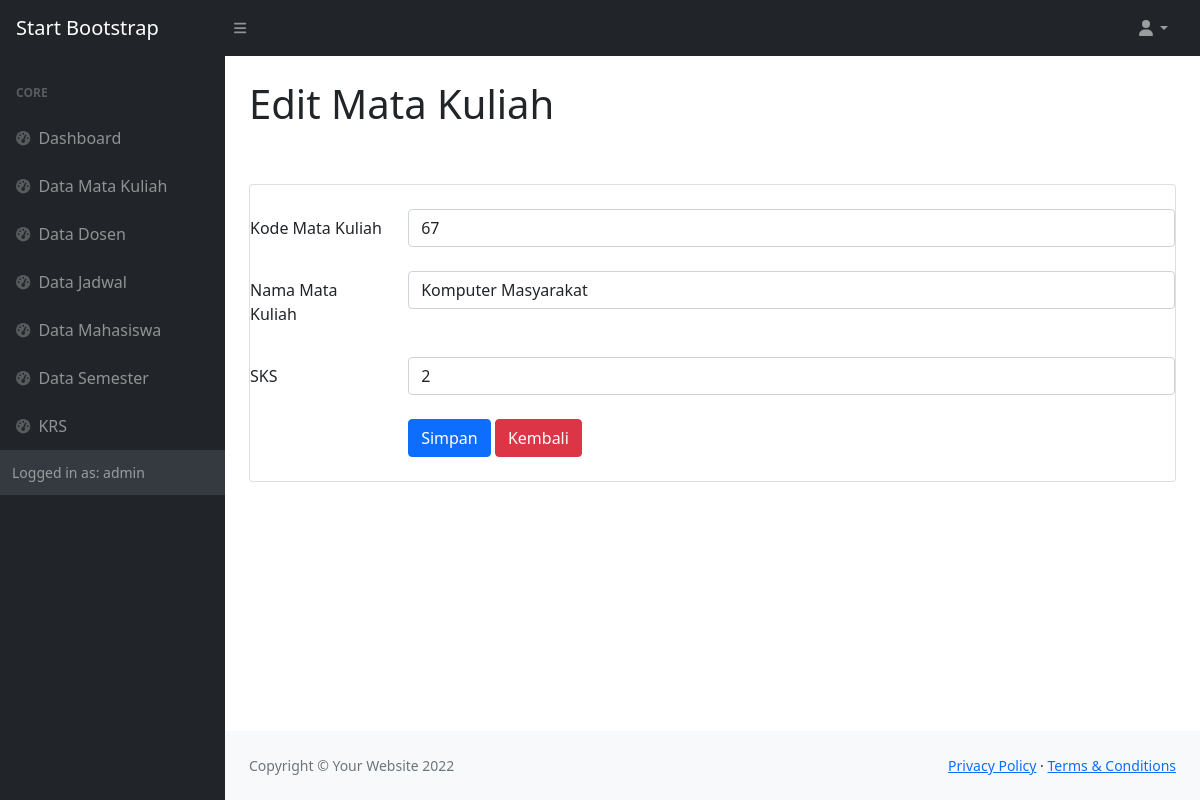
The app's page /pelatihanujikom/matkul/edit.php?kd_matkul=67 (signed in) with its own data.
### tables this page shows
CREATE TABLE `tbl_matkul` (
  `kd_matkul` int(11) NOT NULL,
  `nama` varchar(50) NOT NULL,
  `sks` int(11) NOT NULL
);

### pelatihanujikom/koneksi.php (called while the page is built, shortened)
<?php
class koneksi{
   public $koneksi;
   function __construct(){
       $this->koneksi=mysqli_connect("localhost","root","","db_pelatihan27");
   }
 	function get_matkulById($kd_matkul){
       $data=$this->koneksi->query("select * from tbl_matkul where kd_matkul='$kd_matkul'");
       return $data;
   }
}
 $data=new koneksi();

### pelatihanujikom/matkul/edit.php (the view, shortened to what this page needs)
<?php
include '../koneksi.php';
$kd_matkul = $_GET['kd_matkul'];
$matkulByID = $data->get_matkulById($kd_matkul)->fetch_assoc();
?>
<!DOCTYPE html>
<html lang="en">
<head>
    <link href="https://cdn.jsdelivr.net/npm/simple-datatables@latest/dist/style.css" rel="stylesheet" />
    <link href="../css/styles.css" rel="stylesheet" />
</head>
<body class="sb-nav-fixed">
    <nav class="sb-topnav navbar navbar-expand navbar-dark bg-dark">
        <a class="navbar-brand ps-3" href="index.html">Start Bootstrap</a>
        <button class="btn btn-link btn-sm order-1 order-lg-0 me-4 me-lg-0" id="sidebarToggle" href="#!"><i class="fas fa-bars"></i></button>
        <ul class="navbar-nav ms-auto ms-md-0 me-3 me-lg-4">
            <li class="nav-item dropdown">
                <a class="nav-link dropdown-toggle" id="navbarDropdown" href="#" role="button" data-bs-toggle="dropdown" aria-expanded="false"><i class="fas fa-user fa-fw"></i></a>
            </li>
        </ul>
    </nav>
    <div id="layoutSidenav">
        <div id="layoutSidenav_nav">
            <nav class="sb-sidenav accordion sb-sidenav-dark" id="sidenavAccordion">
                <div class="sb-sidenav-menu">
                    <div class="nav">
                        <div class="sb-sidenav-menu-heading">Core</div>
                        <a class="nav-link" href="index.php">
                            <div class="sb-nav-link-icon">
                                <i class="fas fa-tachometer-alt"></i>
                            </div>
                            Dashboard
                        </a>
                        <a class="nav-link" href="../matkul">
                            <div class="sb-nav-link-icon">
                                <i class="fas fa-tachometer-alt"></i>
                            </div>
                            Data Mata Kuliah
                        </a>
                        <a class="nav-link" href="index.html">
                            <div class="sb-nav-link-icon">
                                <i class="fas fa-tachometer-alt"></i>
                            </div>
                            Data Dosen
                        </a>
                        <a class="nav-link" href="index.html">
                            <div class="sb-nav-link-icon">
                                <i class="fas fa-tachometer-alt"></i>
                            </div>
                            Data Jadwal
                        </a>
                        <a class="nav-link" href="index.html">
                            <div class="sb-nav-link-icon">
                                <i class="fas fa-tachometer-alt"></i>
                            </div>
                            Data Mahasiswa
                        </a>
                        <a class="nav-link" href="index.html">
                            <div class="sb-nav-link-icon">
                                <i class="fas fa-tachometer-alt"></i>
                            </div>
                            Data Semester
                        </a>
                        <a class="nav-link" href="index.html">
                            <div class="sb-nav-link-icon">
                                <i class="fas fa-tachometer-alt"></i>
                            </div>
                            KRS
                        </a>
                        <div class="sb-sidenav-footer">
                            <div class="small">Logged in as: <?php echo $_SESSION['username'] ?> </div>
                        </div>
            </nav>
        </div>
        <div id="layoutSidenav_content">
            <main>
                <div class="container-fluid px-4">
                    <h1 class="mt-4">Edit Mata Kuliah</h1>
                    <br>
                    <br>
                    <div class="card mb-4">
                        <form action="#" method="post">
                            <form>
                                <br>
                                <div class="form-group row">
                                    <label class="col-sm-2 col-form-label">Kode Mata Kuliah</label>
                                    <div class="col-sm-10">
                                        <input type="text" class="form-control" name="kd_matkul" value="<?php echo $matkulByID['kd_matkul'] ?>" placeholder="Username">
                                    </div>
                                </div>
                                <br>
                                <div class="form-group row">
                                    <label class="col-sm-2 col-form-label">Nama Mata Kuliah</label>
                                    <div class="col-sm-10">
                                        <input type="text" class="form-control" name="nama_matkul" value="<?php echo $matkulByID['nama'] ?>" placeholder="Username">
                                    </div>
                                </div>
                                <br>
                                <div class="form-group row">
                                    <label class="col-sm-2 col-form-label">SKS</label>
                                    <div class="col-sm-10">
                                        <input type="text" class="form-control" name="sks" value="<?php echo $matkulByID['sks'] ?>" placeholder="Username">
                                        <br>
                                        <button type="submit" class="btn btn-primary"> Simpan</button>
                                        <a href="index.php" class="btn btn-danger"> Kembali</a>
                                        <br>
                                        <br>
                                    </div>
                                    <br>
                                </div>
                            </form>
                        </form>
                    </div>
                </div>
            </main>
            <footer class="py-4 bg-light mt-auto">
                <div class="container-fluid px-4">
                    <div class="d-flex align-items-center justify-content-between small">
                        <div class="text-muted">Copyright &copy; Your Website 2022</div>
                        <div>
                            <a href="#">Privacy Policy</a>
                            &middot;
                            <a href="#">Terms &amp; Conditions</a>
                        </div>
                    </div>
                </div>
            </footer>
        </div>
    </div>
</body>
</html>

### records on screen
tbl_matkul: kd_matkul "67", nama_matkul "Komputer Masyarakat", sks "2"

### other values on screen
$_SESSION['username'] "admin"
